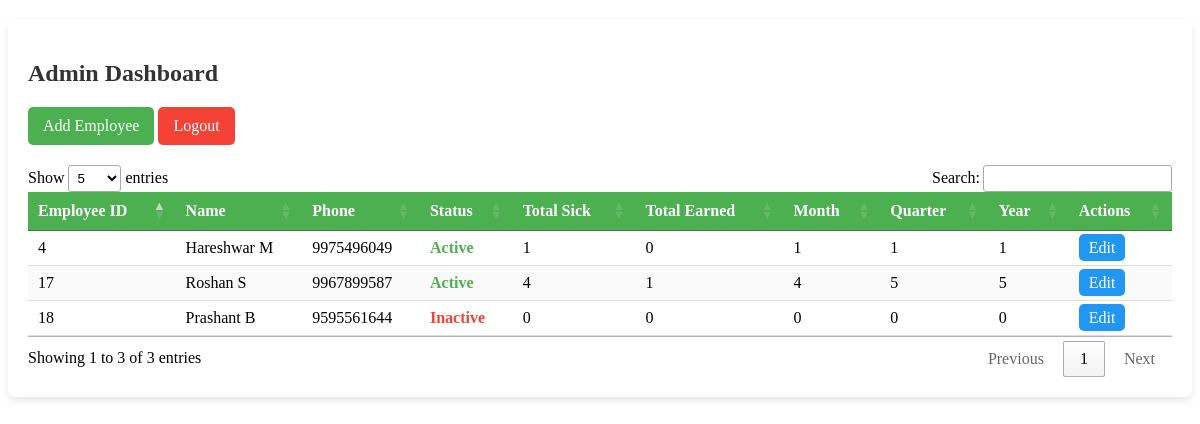
Before: /admin_dashboard/ (signed in) with the older database file.
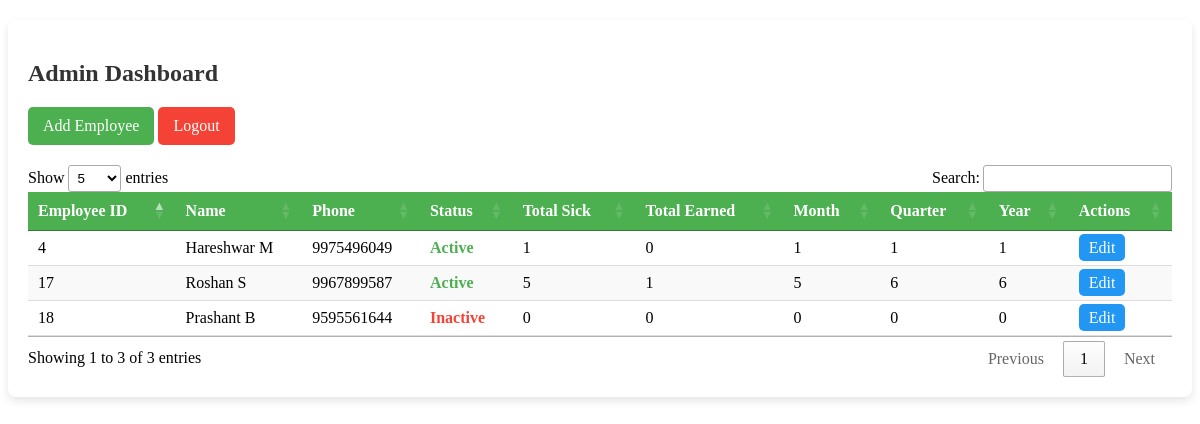
After: the same page with the newer database file.
### leave_management/models.py (models this page shows, shortened)
class EmployeeProfile(models.Model):
    ACTIVE = 'Active'
    INACTIVE = 'Inactive'
    STATUS_CHOICES = [
        (ACTIVE, 'Active'),
        (INACTIVE, 'Inactive'),
    ]
    user = models.OneToOneField(User, null=True, on_delete=models.CASCADE)
    first_name = models.CharField(max_length=100)
    last_name = models.CharField(max_length=100)
    phone_number = models.CharField(max_length=10, unique=True)
    password = models.CharField(max_length=4)
    status = models.CharField(max_length=8, choices=STATUS_CHOICES, default=ACTIVE)
    total_cs_leaves = models.IntegerField(default=12)  # Casual Leave (CS)
    total_e_leaves = models.IntegerField(default=12)  # Earned Leave (E)

### leave_management/views.py (the view)
# urls.py: path("admin_dashboard/", admin_dashboard, name="admin_dashboard"),
@login_required
def admin_dashboard(request):
    today = now().date()
    first_day_of_month = today.replace(day=1)
    current_quarter = (today.month - 1) // 3 + 1
    first_day_of_quarter = datetime(today.year, 3 * current_quarter - 2, 1).date()
    financial_year_start = datetime(today.year if today.month >= 4 else today.year - 1, 4, 1).date()
    employee_queryset = EmployeeProfile.objects.all()
    employees = employee_queryset.annotate(
        total_sick=Count('employeeleave', filter=Q(employeeleave__leave_type='CS')),
        total_earned=Count('employeeleave', filter=Q(employeeleave__leave_type='E')),
        leaves_this_month=Count('employeeleave',
                                filter=Q(employeeleave__start_date__range=(first_day_of_month, today))),
        leaves_this_quarter=Count('employeeleave',
                                  filter=Q(employeeleave__start_date__range=(first_day_of_quarter, today))),
        leaves_this_year=Count('employeeleave',
                               filter=Q(employeeleave__start_date__range=(financial_year_start, today)))
    ).order_by('id')
    leave_report = []
    for employee in employees:
        leave_report.append({
            'employee': employee,
            'leaves_this_month': employee.leaves_this_month,
            'leaves_this_quarter': employee.leaves_this_quarter,
            'leaves_this_year': employee.leaves_this_year,
            'total_sick': employee.total_sick,
            'total_earned': employee.total_earned,
        })
    context = {
        'leave_report': leave_report,
        'employees': employees,
        'total_employees': employee_queryset.count(),
        'total_active_employees': employee_queryset.filter(status='Active').count(),
        'total_inactive_employees': employee_queryset.filter(status='Inactive').count(),
    }
    return render(request, 'admin_dashboard.html', context)

### leave_management/templates/admin_dashboard.html (shortened to what this page needs)
<div class="table-container">
    <h2>Admin Dashboard</h2>
    <a href="{% url 'modify_employee' %}" class="add-employee-btn">Add Employee</a>
    <a href="{% url 'home' %}" class="logout-btn">Logout</a>
    <table class="employee-table" id="employeeTable">
        <thead>
        <tr>
            <th>Employee ID</th>
            <th>Name</th>
            <th>Phone</th>
            <th>Status</th>
            <th>Total Sick</th>
            <th>Total Earned</th>
            <th>Month</th>
            <th>Quarter</th>
            <th>Year</th>
            <th>Actions</th>
        </tr>
        </thead>
        <tbody>
        {% for item in leave_report %}
        <tr>
            <td>{{ item.employee.id }}</td>
            <td>{{ item.employee.first_name }} {{ item.employee.last_name }}</td>
            <td>{{ item.employee.phone_number }}</td>
            <td><span class="status {{ item.employee.status|lower }}">{{ item.employee.status }}</span></td>
            <td>{{ item.total_sick }}</td>
            <td>{{ item.total_earned }}</td>
            <td>{{ item.leaves_this_month }}</td>
            <td>{{ item.leaves_this_quarter }}</td>
            <td>{{ item.leaves_this_year }}</td>
            <td>
                <a href="{% url 'modify_employee' item.employee.id %}" class="action-btn edit"> Edit</a>
            </td>
        </tr>
        {% endfor %}
        </tbody>
    </table>
</div>
<link rel="stylesheet" type="text/css" href="https://cdn.datatables.net/1.13.4/css/jquery.dataTables.min.css">

Changed rows visible on the page:
changed EmployeeProfile "Roshan": total_sick "4" → "5"; leaves_this_month "4" → "5"; leaves_this_quarter "5" → "6"; leaves_this_year "5" → "6"
